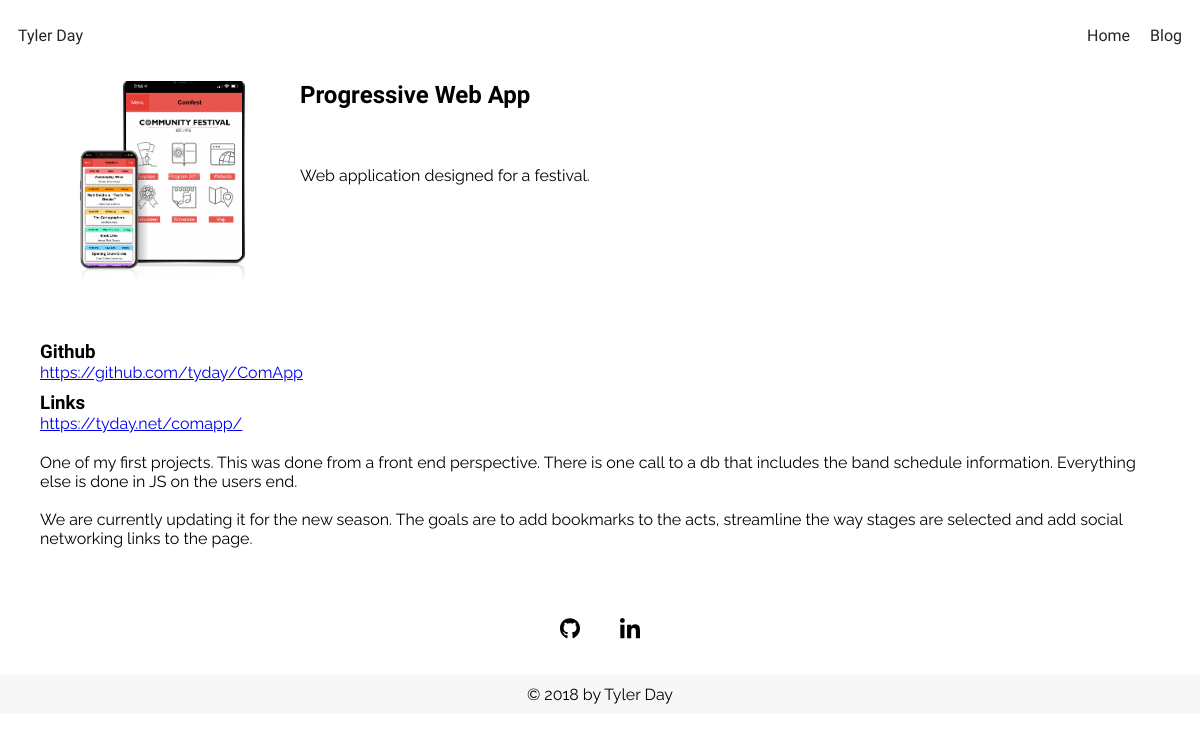
/project/1/, run on the app's committed database.
### blog/models.py (models this page shows, shortened)
class Project(models.Model):
    name = models.CharField(max_length=200)
    short_description = models.TextField()
    description = models.TextField()
    images = models.ManyToManyField(Image)
    githublink = models.CharField(max_length=200, blank=True, null=True)
    post = models.ManyToManyField(Post, blank=True)
    weblink = models.ManyToManyField(WebLink, blank=True)
    importance = models.IntegerField()
    display = models.BooleanField()
    date_added = models.DateTimeField(default=timezone.now)
    date_last_modified = models.DateTimeField(default=timezone.now)

class Image(models.Model):
    name = models.CharField(max_length=100)
    image_file = models.ImageField(null=True,blank=True)
    alt_text = models.CharField(max_length=100)

class WebLink(models.Model):
    name = models.TextField()
    link = models.TextField()

### blog/views.py (the view)
# urls.py: path('project/<int:pk>/', views.project_detail, name='project_detail'),
def project_detail(request, pk):
    project = get_object_or_404(Project, pk=pk)
    return render(request, 'blog/project_detail.html', {'project':project})

### blog/templates/blog/project_detail.html (shortened to what this page needs)
{% extends 'blog/base.html' %}
{% block content %}
    <div class="project-detail">
        {% if project.images %}
        <img src="{{ MEDIA_URL }}{{ project.images.first.image_file }}" alt="{{ project.images.first.alt_text }}" class="project-image project-image-detail">
        {% endif %}
        <h2 class="project-name">{{ project.name }}</h2>
        <p class="project-description-short">{{ project.short_description|linebreaksbr }}</p>
        <p class="project-description-long">{{ project.description|linebreaksbr }}</p>
        {% if project.githublink %}
        <div class="project-github-link">
        <h3>Github</h3>
        <a href="{{ project.githublink }}">{{ project.githublink }}</a>
        </div>
        {% else %}
        <div class="project-github-link"></div>
        {% endif %}
        {% if project.weblink.all %}
            <div class="project-link">
            <h3>Links</h3>
            {% for link in project.weblink.all %}
                <a href="{{ link.link }}" class="project-github-link">{{ link.name }}</a></br>
            {% endfor %}
            </div>
        {% else %}
        <div class="project-link"></div>
        {% endif %}
    </div>
    {% endblock %}

### blog/static/css/blog.css (style rules this page uses)
* { margin: 0; padding:0; }
p { font-family: 'Raleway', serif; }
a, a:visited { text-decoration: none; font-family: 'Raleway', serif; }
h1, h2, h3, h4 { font-family: 'Work Sans', sans-serif; font-weight: 700; }
.project-image { width: 250px; height: 200px; padding-bottom: 10px; object-fit: cover; }
.project-detail { padding: 10px 40px 40px 40px; display: grid; grid-template-columns: 250px auto; grid-template-rows: 75px 165px auto; grid-column-gap: 10px; grid-row-gap: 10px; grid-template-areas: "image title" "image short-description" "github-link github-link" "link link" "long-description long-description" }
.project-image-detail { grid-area: image; }
.project-name { grid-area: title; }
.project-description-short { grid-area: short-description; }
.project-description-long { grid-area: long-description; margin-top: 10px; }
.project-github-link { grid-area: github-link; }
.project-github-link a { text-decoration: underline; }
.project-link { grid-area:link; }
.project-link a { text-decoration: underline; }

### data on the page
Project: images.first.image_file (picture), name "Progressive Web App", short_description "Web application designed for a festival.", description "One of my first projects. This was done from a front end perspective. There is one call to a db that includes the band schedule information. Everything else is done in JS on the users end. We are currently updating it for the new season. The goals are to add bookmarks to the acts, streamline the way stages are selected and add social networking links to the page.", githublink "https://github.com/tyday/ComApp"
WebLink: name "https://tyday.net/comapp/"
